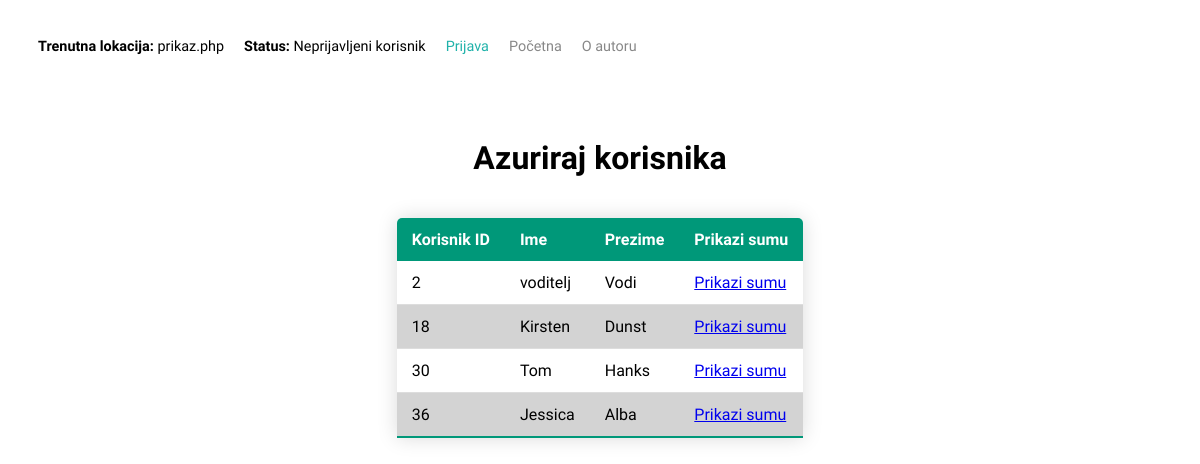
The page /prikaz.php on the database its author committed.
### tables this page shows
CREATE TABLE IF NOT EXISTS `korisnik` (
  `korisnik_id` INT NOT NULL AUTO_INCREMENT,
  `tip_korisnika_id` INT NOT NULL,
  `korisnicko_ime` VARCHAR(50) NOT NULL,
  `lozinka` VARCHAR(50) NOT NULL,
  `ime` VARCHAR(50) NOT NULL,
  `prezime` VARCHAR(50) NOT NULL,
  `email` VARCHAR(100) NOT NULL,
  `slika` TEXT NOT NULL,
  PRIMARY KEY (`korisnik_id`),
  INDEX `fk_korisnik_tip_korisnika_idx` (`tip_korisnika_id` ASC),
  CONSTRAINT `fk_korisnik_tip_korisnika`
    FOREIGN KEY (`tip_korisnika_id`)
    REFERENCES `tip_korisnika` (`tip_korisnika_id`)
    ON DELETE CASCADE
    ON UPDATE CASCADE);

### baza.php (called while the page is built, shortened)
<?php
function izvrsiUpit($veza, $upit){
	$rezultat = mysqli_query($veza,$upit);
	return $rezultat;
}
?>

### prikaz.php (the view, shortened to what this page needs)
<?php
	include("zaglavljeproba.php");
	include_once("baza.php");
	$veza = spojiSeNaBazu();
	$upit = "SELECT *FROM korisnik WHERE tip_korisnika_id=1";
	$rezultat = izvrsiUpit($veza, $upit);
?>
<!DOCTYPE html>
<html lang="en">
	<head>
 	</head>
 	<body >
 		<?php
 			echo "<br>"
 		?>
		<div class="container">
			<div class="naslov">
				<h1>Azuriraj korisnika </h1>
			</div>
		</div>
 		<?php
 			echo "<br>"
 		?>
 		<table class="tablica" >
 			<thead>
 				<tr>
 					<th >Korisnik ID</th>
 					<th>Ime</th>
 					<th>Prezime</th>
 					<th>Prikazi sumu</th>
 				</tr>
 			</thead>
 			<tbody>
 				<?php
 					if(isset($rezultat)){
 						while($red=mysqli_fetch_array($rezultat)){
 							echo "<tr>";
 							echo "<td>{$red[0]}</td>";
 							echo "<td>{$red["ime"]}</td>";
 							echo "<td>{$red["prezime"]}</td>";
                            echo "<td><a href='prikaz2.php?id={$red[0]}'>Prikazi sumu</a></td>";
 							echo "</tr>";
 						}
 					}
 				?>
 			</tbody>
 		</table>
	 </body>
	</html>

### jkovacevi.css (style rules this page uses)
body { margin:0px; font-family: 'Inconsolata', monospace, bold; }
h1 { font-family: 'Inconsolata', monospace; text-align: center; }
.container { display: grid; grid-template-columns: 1fr; }
.tablica { border-collapse: collapse; margin: 25px o; font-size: 0,9em; min-width: 400px; border-radius: 5px 5px 0 0; overflow: hidden; box-shadow: 0 0 20px rgba(0,0,0,0.15); margin-left:auto; margin-right:auto; }
.tablica thead tr { background-color: #009879; color: white; text-align: left; font-weight: bold; }
.tablica th { padding: 12px 15px; }
.tablica td { padding: 12px 15px; }
.tablica tbody tr { border-bottom: 1px solid #dddddd; }
.tablica tbody tr:nth-of-type(even) { background-color: lightgrey; }
.tablica tbody tr:last-of-type { border-bottom: 2px solid #009879; }

### rows shown on the page
korisnik: korisnik_id "2", ime "voditelj", prezime "Vodi"
korisnik: korisnik_id "18", ime "Kirsten", prezime "Dunst"
korisnik: korisnik_id "30", ime "Tom", prezime "Hanks"
korisnik: korisnik_id "36", ime "Jessica", prezime "Alba"

### other values the page prints
$trenutna "prikaz.php"
